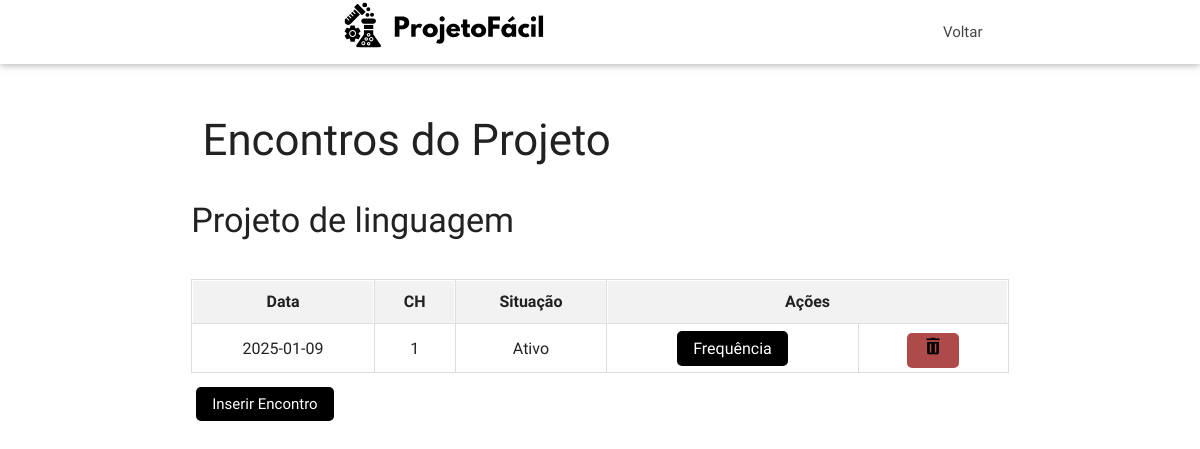
Page /Crud/crud_encontro/listar.php?id_projeto=13 on the earlier database version.
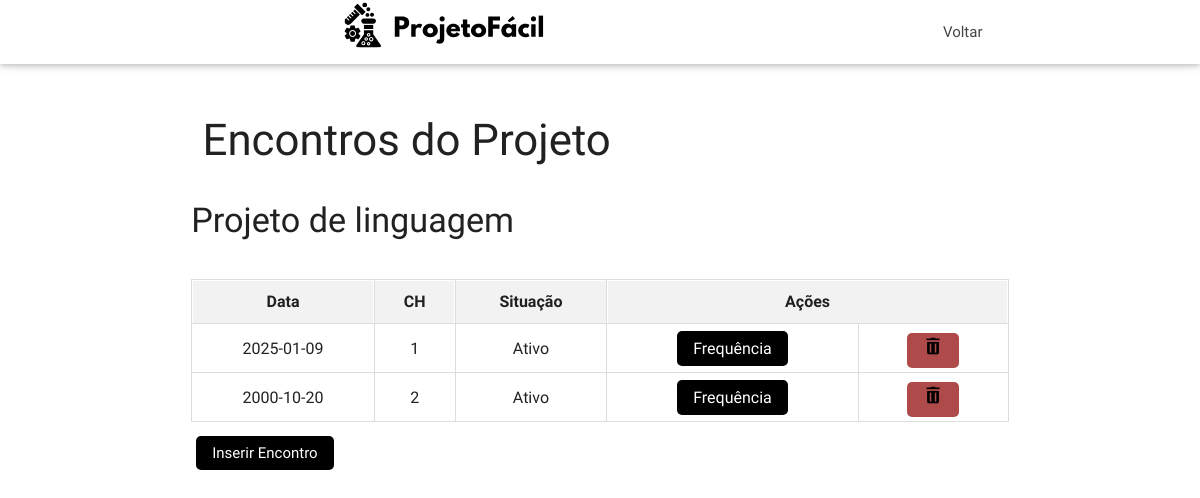
Same page on the later database version.
### tables this page shows
CREATE TABLE IF NOT EXISTS `encontro` (
  `id_encontro` int NOT NULL AUTO_INCREMENT,
  `CH` int DEFAULT NULL,
  `data` date DEFAULT NULL,
  `fk_id_projeto` int DEFAULT NULL,
  PRIMARY KEY (`id_encontro`),
  KEY `fk_encontro_projeto_id_projeto` (`fk_id_projeto`)
);

CREATE TABLE IF NOT EXISTS `projeto` (
  `id_projeto` int NOT NULL AUTO_INCREMENT,
  `nome_projeto` varchar(255) DEFAULT NULL,
  `situacao` varchar(255) DEFAULT NULL,
  `fk_projeto_id_professor` int DEFAULT NULL,
  `data_finalizacao` date NOT NULL,
  PRIMARY KEY (`id_projeto`),
  KEY `fk_projeto_id_professor` (`fk_projeto_id_professor`)
);

### Crud/crud_encontro/listar.php (the view, shortened to what this page needs)
<?php
$conexao = conectar();
?>
<!DOCTYPE html>
<html lang="pt-br">
<head>
    <link href="../../Style/css/materialize.min.css" type="text/css" rel="stylesheet" media="screen,projection" />
    <link href="../../Style/css/style.css" type="text/css" rel="stylesheet" media="screen,projection" />
</head>
<body>
    <div id="navbar" class="navbar-fixed scrollspy">
        <nav class="white">
            <div class="nav-wrapper container">
                <div class="container">
                    <a class="brand-logo"><img src="../../Style/images/logo.svg" style="height: 50px;"></a>
                </div>
                <ul class="right hide-on-med-and-down">
                    <li><a href="../../Login/professor/professor.php">Voltar</a></li>
                </ul>
            </div>
        </nav>
    </div>
    <div class="container section scrollspy">
        <div class="section">
            <div class="row">
                <div class="col s9">
                    <h3>Encontros do Projeto</h3>
                </div>
            </div>
            <div class="row">
                <?php
             $id_projeto = isset($_GET['id_projeto']) ? $_GET['id_projeto'] : null;
             $id_projeto = mysqli_real_escape_string($conexao, $id_projeto);
             $sql = "SELECT pro.nome_projeto, pro.situacao, en.CH, en.data, en.id_encontro
                     FROM projeto pro
                     INNER JOIN encontro en ON pro.id_projeto = en.fk_id_projeto
                     WHERE pro.id_projeto = '$id_projeto'";
             $resultado = mysqli_query($conexao, $sql);
             $lstDados = [];
             while ($dados = mysqli_fetch_assoc($resultado)) {
                 $lstDados[] = $dados;
             }
             if (count($lstDados) == 0) {
                 echo '<h2>Este projeto não possui encontros.</h2>';
             } else {
                 echo '<h4>' . $lstDados[0]['nome_projeto'] . '</h4>';
             }
             echo '<div class="table-container">';
             echo '<table>';
             echo '<tr><th>Data</th><th>CH</th><th>Situação</th><th colspan="2">Ações</th></tr>';
             foreach ($lstDados as $dados) {
                 echo '<tr>';
                 echo '<td>' . $dados['data'] . '</td>';
                 echo '<td>' . $dados['CH'] . '</td>';
                 echo '<td>' . $dados['situacao'] . '</td>';
                 echo '<td><a href="../crud_frequencia/chamada.php?id_encontro=' . $dados['id_encontro'] . '" class="actions-btn btn-frequency">Frequência</a></td>';
                 echo '<td><a href="excluir.php?id_encontro=' . $dados['id_encontro'] . '" class="actions-btn btn-delete"><img src="imagens/excluir.png" width="20" height="20" alt="Excluir"></a></td>';
                 echo '</tr>';
             }
             echo '</table>';
             echo '</div>';
             echo '<div style="margin-top: 20px;">
                 <a href="../../Crud/crud_encontro/formcad.php?id_projeto=' . $id_projeto . '" class="actions-btn">Inserir Encontro</a>
             </div>';
                ?>
            </div>
        </div>
    </div>
</body>
</html>

### Style/css/style.css (style rules this page uses)
nav ul a, nav .brand-logo { color: #444; }
nav { overflow: visible; }
nav li a { -webkit-transition: background .3s ease-in-out; -moz-transition: background .3s ease-in-out; transition: background .3s ease-in-out; }
h4, table { font-family: "Arimo", serif; font-optical-sizing: auto; font-style: normal; }

### Crud/crud_encontro/listar.php (style rules this page uses)
.table-container { overflow-x: auto; margin-top: 20px; }
table { width: 100%; border-collapse: collapse; margin-top: 20px; }
th, td { padding: 12px; text-align: center; border: 1px solid #ddd; }
th { background-color: #f2f2f2; }
.actions-btn { padding: 8px 16px; margin: 5px; color: white; background-color:rgb(0, 0, 0); border: none; border-radius: 5px; cursor: pointer; }
.btn-delete { background-color:rgb(175, 74, 74); color: white; }
.btn-frequency { background-color: #000000; color: white; }

Differences in the rows shown:
now on this page (row unchanged): projeto: nome_projeto "Projeto de linguagem"
added encontro: data "2000-10-20", CH "2", fk_id_projeto.situacao "Ativo"
